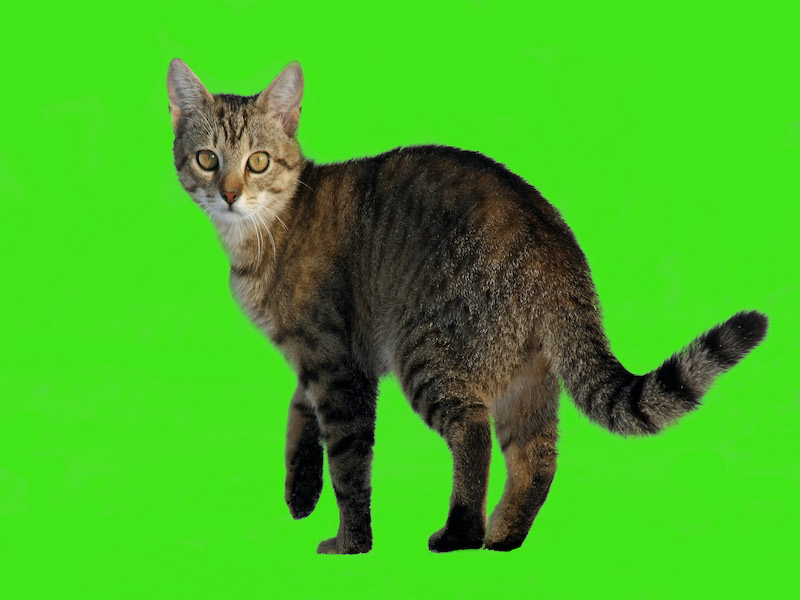
#> input picture CSE110/cat.jpg, 800 x 600 px
$ python 07prove.py
#> lines starting #> are read from the running program, lines starting #| are printed output that depends on the picture
from PIL import Image

image_cat = Image.open("cat.jpg")
#> image_cat is the input picture: PIL image 800x600 RGB; mean R, G, B 68, 182.9, 32.4
image_desert = Image.open("desert.jpg")
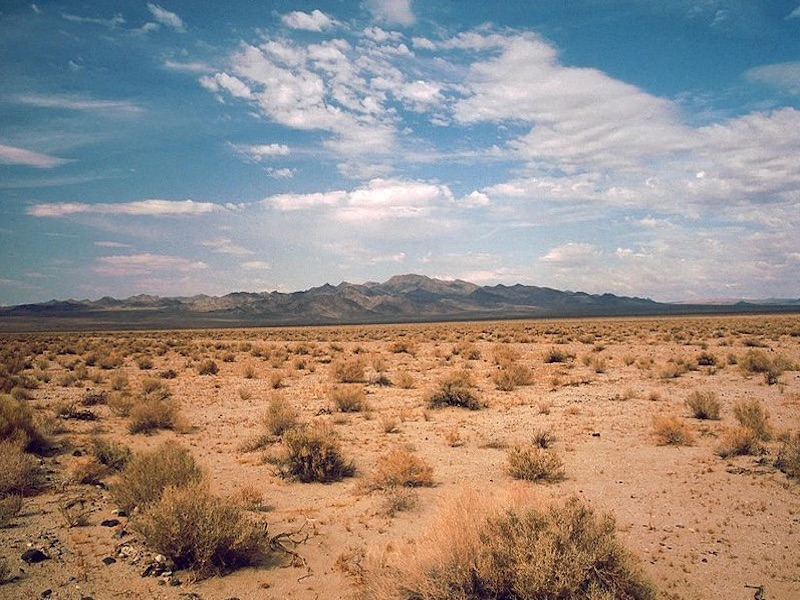
#> input picture CSE110/desert.jpg, 800 x 600 px
#> image_desert is the input picture: PIL image 800x600 RGB; mean R, G, B 151.6, 139.6, 131.6


pixels_desert = image_desert.load()
pixels_cat = image_cat.load()

print(image_desert.size)
#| (800, 600)
print(image_cat.size)
#| (800, 600)

comb_image = Image.new("RGB", image_desert.size)
#> comb_image: PIL image 800x600 RGB; every value is 0
(width, height) = image_desert.size
#> width = 800; height = 600
print(f"Width: {width}")
#| Width: 800
print(f"Height: {height}")
#| Height: 600
pixel_comb = comb_image.load()

print(pixels_desert[200, 100] )
#| (81, 128, 158)

for y in range(0, height):
    for x in range(0, width):
        (r,g,b) = pixels_cat[x, y]
        if g > 110 and r < 100 and b < 100:
            (r,g,b) = pixels_desert[x,y]
        pixel_comb[x,y] = (r,g,b)


comb_image.save("combimage.jpg")
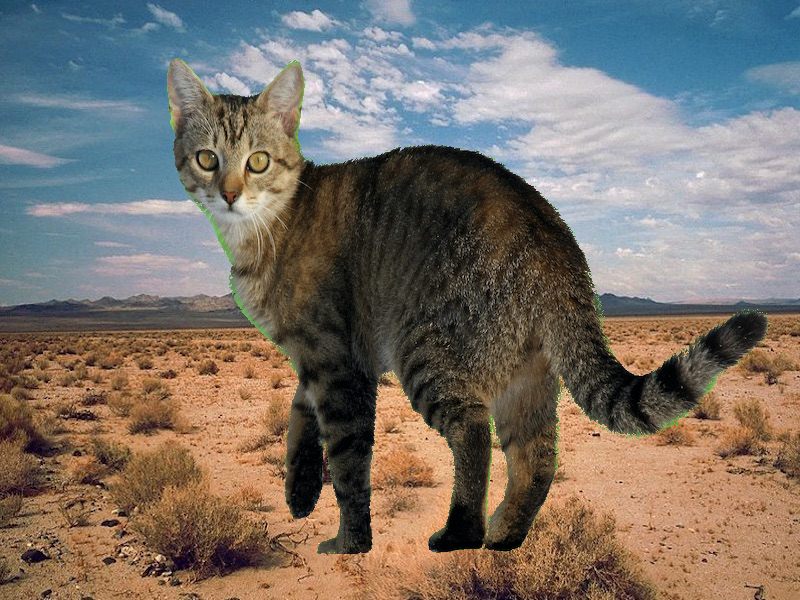
#> saved as combimage.jpg: PIL image 800x600 RGB; mean R, G, B 123.3, 115, 106.7
comb_image.show()
